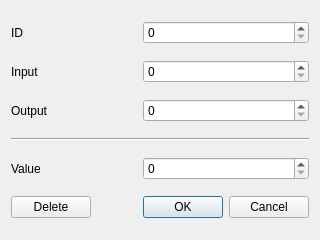
<?xml version="1.0" encoding="UTF-8"?>
<ui version="4.0">
 <class>Input_Output_Properties</class>
 <widget class="QWidget" name="Input_Output_Properties">
  <property name="geometry">
   <rect>
    <x>0</x>
    <y>0</y>
    <width>320</width>
    <height>240</height>
   </rect>
  </property>
  <property name="windowTitle">
   <string>Form</string>
  </property>
  <layout class="QGridLayout" name="gridLayout">
   <item row="1" column="5">
    <widget class="QSpinBox" name="inputBox"/>
   </item>
   <item row="2" column="5">
    <widget class="QSpinBox" name="outputBox"/>
   </item>
   <item row="0" column="5">
    <widget class="QSpinBox" name="IDBox"/>
   </item>
   <item row="0" column="2">
    <widget class="QLabel" name="label_4">
     <property name="text">
      <string>ID</string>
     </property>
    </widget>
   </item>
   <item row="4" column="4">
    <spacer name="horizontalSpacer">
     <property name="orientation">
      <enum>Qt::Horizontal</enum>
     </property>
     <property name="sizeHint" stdset="0">
      <size>
       <width>40</width>
       <height>20</height>
      </size>
     </property>
    </spacer>
   </item>
   <item row="4" column="5">
    <widget class="QSpinBox" name="valueBox"/>
   </item>
   <item row="2" column="2">
    <widget class="QLabel" name="label_3">
     <property name="text">
      <string>Output</string>
     </property>
    </widget>
   </item>
   <item row="5" column="5">
    <widget class="QDialogButtonBox" name="buttonBox">
     <property name="standardButtons">
      <set>QDialogButtonBox::Cancel|QDialogButtonBox::Ok</set>
     </property>
    </widget>
   </item>
   <item row="4" column="2">
    <widget class="QLabel" name="label">
     <property name="text">
      <string>Value</string>
     </property>
    </widget>
   </item>
   <item row="1" column="2">
    <widget class="QLabel" name="label_2">
     <property name="text">
      <string>Input</string>
     </property>
    </widget>
   </item>
   <item row="3" column="2" colspan="4">
    <widget class="Line" name="line">
     <property name="orientation">
      <enum>Qt::Horizontal</enum>
     </property>
    </widget>
   </item>
   <item row="5" column="2">
    <widget class="QPushButton" name="delButton">
     <property name="text">
      <string>Delete</string>
     </property>
    </widget>
   </item>
  </layout>
 </widget>
 <resources/>
 <connections/>
</ui>
